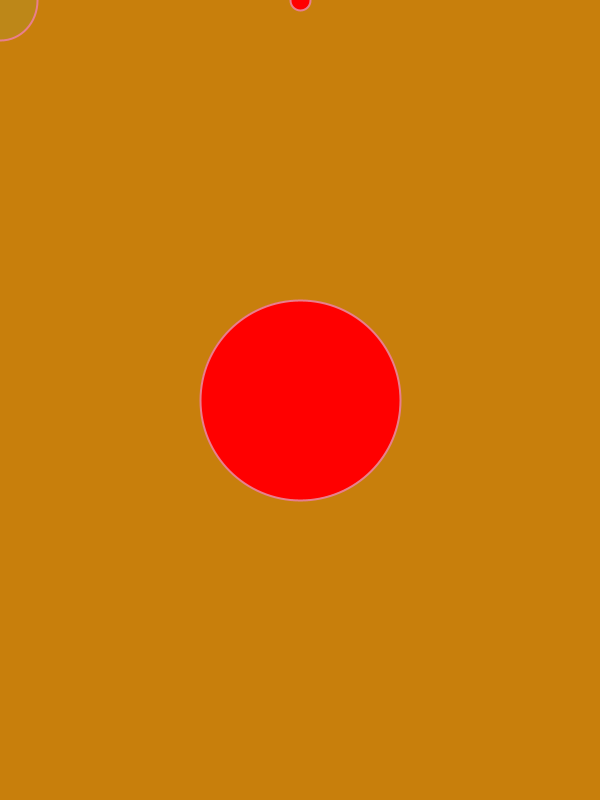
Frame 1 (no input)
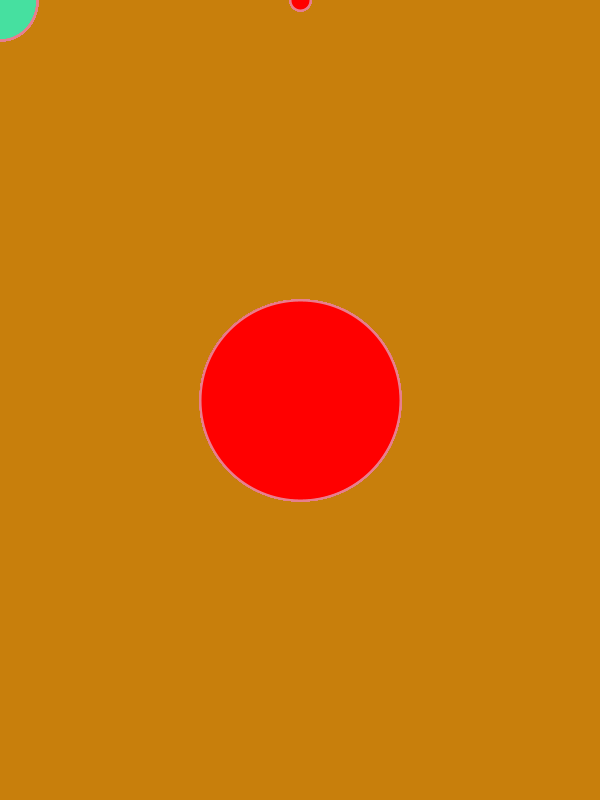
Frame 60 (the mouse pressed at the canvas centre just before this capture)
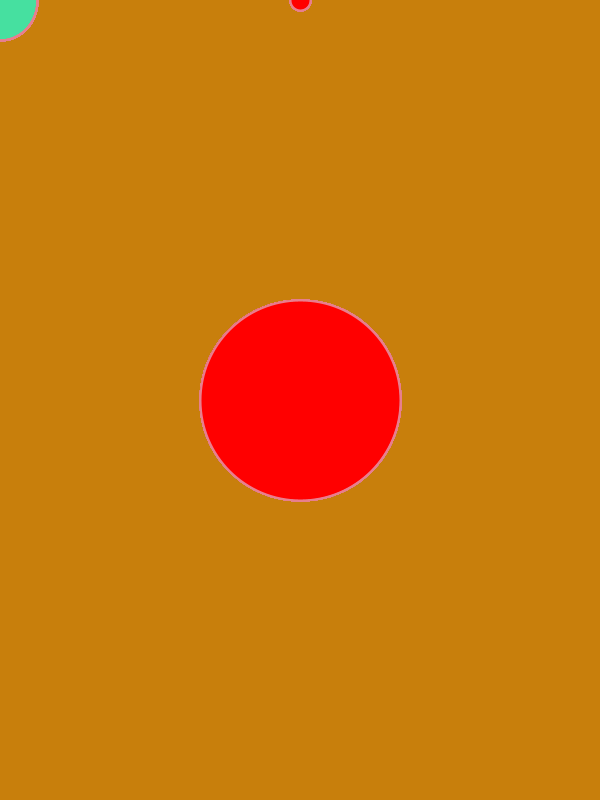
Frame 120 (the mouse held since frame 60 and released just before this capture)

The Processing sketch that drew these frames (run headless with seeded random() and noise(); from frame 60 on, the mouse is pressed at the canvas centre):

// Processing sketch: activeMode
// ── activeMode.pde
//active mode


//runs once
// this is also a function definition
void setup() {  // curly brackets always have a mate
  size(600, 800);
  background(200, 127, 12);
}


// loops. this is where the party is
void draw() { 
  //background(200, 127, 12);
  stroke(232, 127, 142);
  strokeWeight(2);

  ellipseMode(CENTER);
  fill(63, 229, 165, 20);
  ellipse(mouseX, mouseY, 75, 80);

  fill(255, 0, 0);
  ellipse(width/2, height/2, 200, 200);

  ellipse(300, 0, 20, 20);

  print("My mouse X is: ");  // noice that without the ln, we print on the same line
  println(mouseX);  // ln means line return

  print("My mouse Y is: ");  // noice that without the ln, we print on the same line
  println(mouseY);  // ln means line return
}


int tellMeMyBalance(boolean card){
  int balance;
  // more lines in here
  balance = 30000;
  return balance;
 
}

void keyPressed(){
  if(key == 'c' ){  // test for truth
      background(200, 127, 12);  // this is a function call
  }
   
}

void mouseClicked(){
  fill(0);
  rect(300, 200, 50, 40);
  
}
